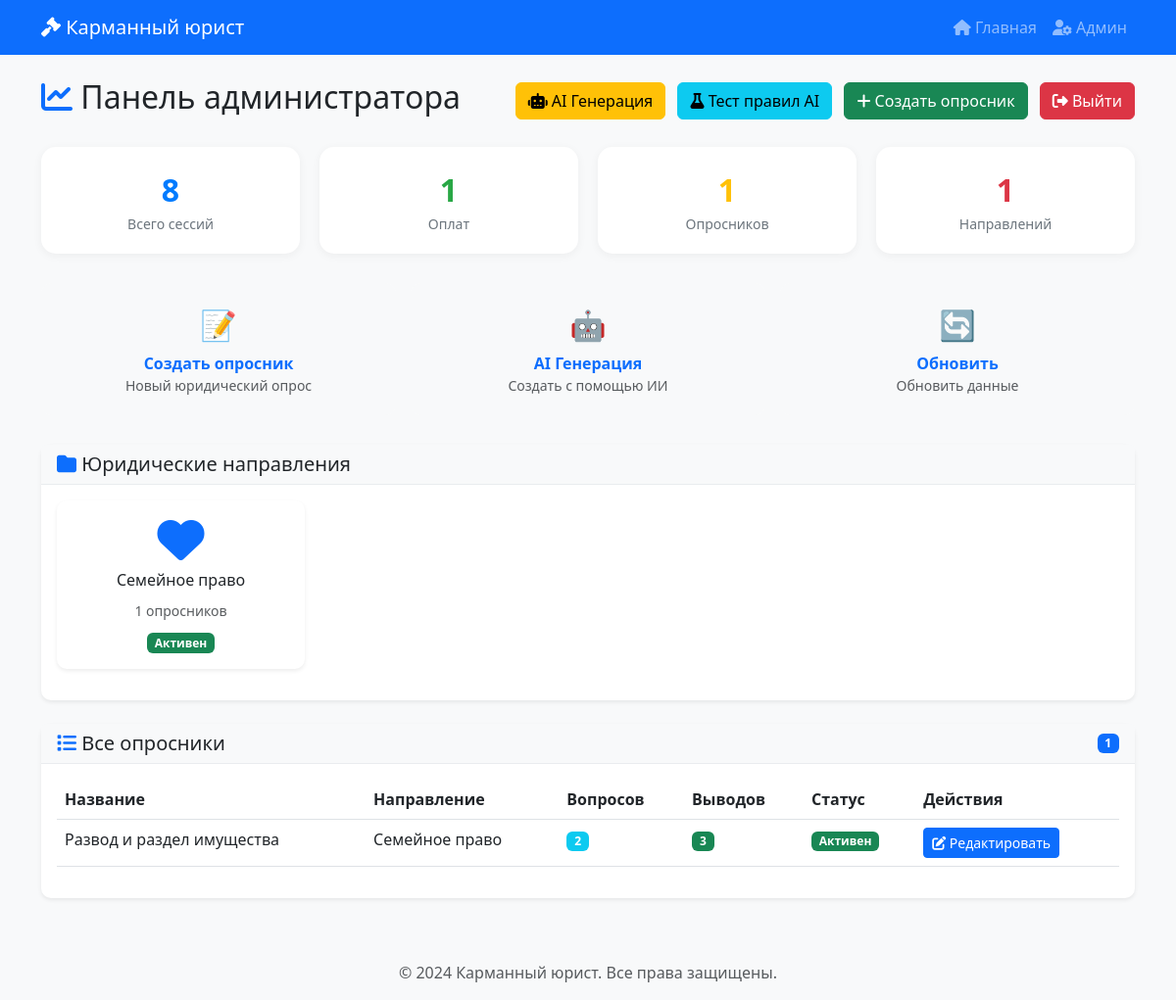
Before: /admin-dashboard/ (signed in) with the older database file.
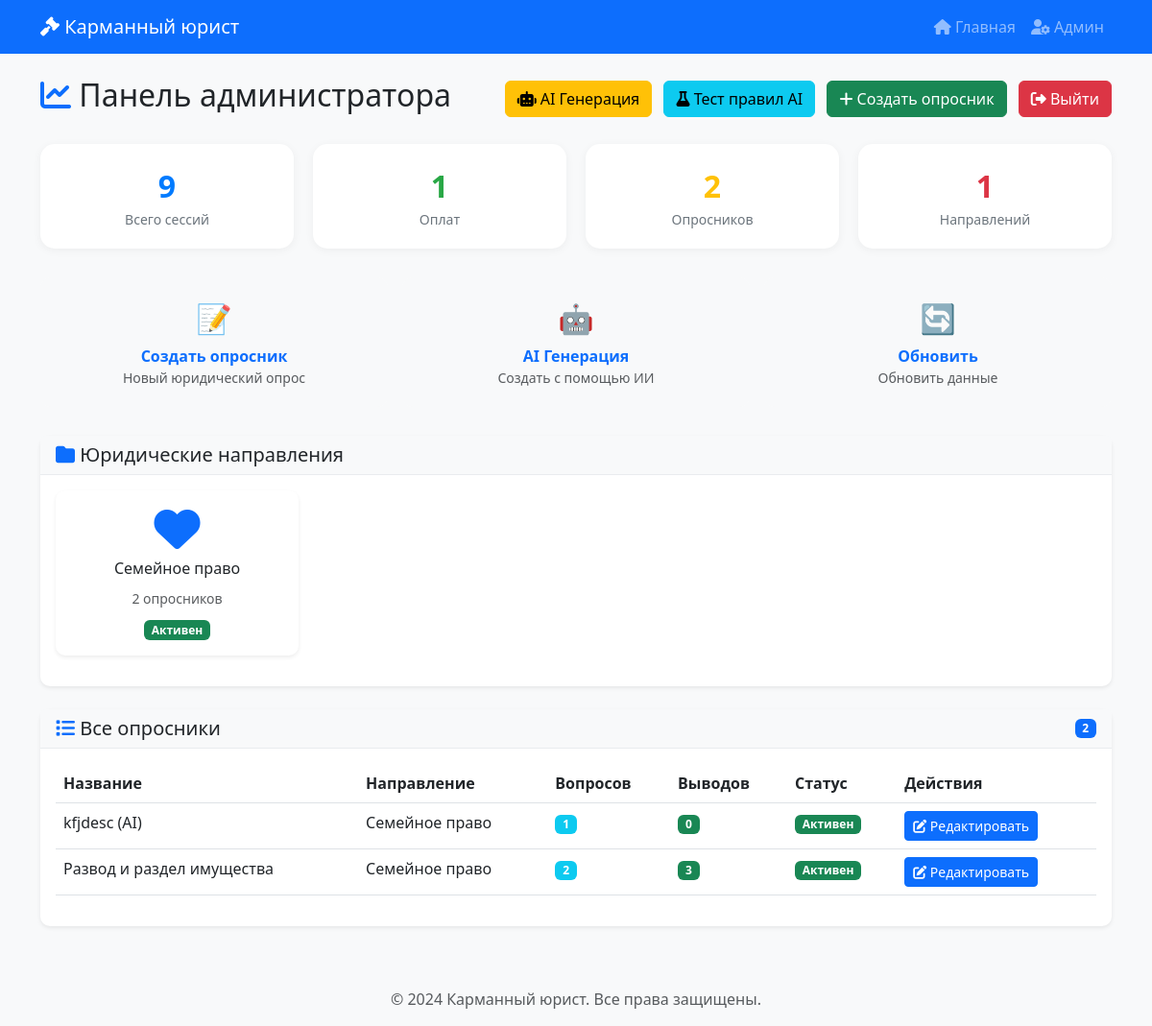
After: the same page with the newer database file.
### core/models.py (models this page shows, shortened)
class LegalDirection(models.Model):
    name = models.CharField('Название направления', max_length=200)
    description = models.TextField('Описание', blank=True)
    icon = models.CharField('Иконка (CSS класс)', max_length=50, blank=True)
    created_at = models.DateTimeField('Дата создания', auto_now_add=True)
    updated_at = models.DateTimeField('Дата обновления', auto_now=True)
    is_active = models.BooleanField('Активно', default=True)
    class Meta:
        verbose_name = 'Юридическое направление'
        verbose_name_plural = 'Юридические направления'
        ordering = ['name']

class Questionnaire(models.Model):
    direction = models.ForeignKey(
        LegalDirection,
        on_delete=models.CASCADE,
        verbose_name='Направление',
        related_name='questionnaires'
    )
    name = models.CharField('Название опросника', max_length=200)
    description = models.TextField('Описание', blank=True)
    is_active = models.BooleanField('Активен', default=True)
    created_at = models.DateTimeField('Дата создания', auto_now_add=True)
    updated_at = models.DateTimeField('Дата обновления', auto_now=True)
    views_count = models.PositiveIntegerField('Просмотров', default=0)  # Добавить
    completions_count = models.PositiveIntegerField('Завершений', default=0)
    class Meta:
        verbose_name = 'Опросник'
        verbose_name_plural = 'Опросники'
        ordering = ['-created_at']

### core/views.py (the view)
# urls.py: path('admin-dashboard/', views.admin_dashboard, name='admin_dashboard'),
@login_required
def admin_dashboard(request):
    if not request.user.is_staff:
        return redirect('core:admin_login')
    directions = LegalDirection.objects.all()
    questionnaires = Questionnaire.objects.all()
    total_sessions = UserSession.objects.count()
    total_payments = Payment.objects.filter(status='paid').count()
    total_documents = GeneratedDocument.objects.count()
    total_rules = AIRules.objects.count()
    context = {
        'directions': directions,
        'questionnaires': questionnaires,
        'total_sessions': total_sessions,
        'total_payments': total_payments,
        'total_documents': total_documents,
        'total_rules': total_rules,
    }
    return render(request, 'admin/dashboard.html', context)

### core/templates/admin/dashboard.html (shortened to what the changed rows need)
{% extends 'base.html' %}
{% load static %}
{% block content %}
<div class="container mt-4">
    <div class="d-flex justify-content-between align-items-center mb-4">
        <h2><i class="fas fa-chart-line text-primary"></i> Панель администратора</h2>
    </div>
    <div class="dashboard-stats">
        <div class="stat-card primary">
            <div class="number">{{ total_sessions|default:0 }}</div>
            <div class="label">Всего сессий</div>
        </div>
        <div class="stat-card warning">
            <div class="number">{{ questionnaires|length|default:0 }}</div>
            <div class="label">Опросников</div>
        </div>
    </div>
    <div class="card mb-4">
        <div class="card-body">
            <div class="row">
                {% for direction in directions %}
                <div class="col-md-3 mb-3">
                    <div class="card h-100">
                        <div class="card-body text-center">
                            <i class="fas fa-{{ direction.icon|default:'balance-scale' }} fa-3x text-primary"></i>
                            <h6 class="mt-2">{{ direction.name }}</h6>
                            <small class="text-muted">{{ direction.questionnaires.count }} опросников</small>
                            <div class="mt-2">
                                <span class="badge bg-{% if direction.is_active %}success{% else %}danger{% endif %}">
                                    {% if direction.is_active %}Активен{% else %}Неактивен{% endif %}
                                </span>
                            </div>
                        </div>
                    </div>
                </div>
                {% empty %}
                <div class="col-12">
                    <p class="text-muted text-center">Нет направлений. Создайте первое!</p>
                </div>
                {% endfor %}
            </div>
        </div>
    </div>
    <div class="card">
        <div class="card-header d-flex justify-content-between align-items-center">
            <h5 class="mb-0"><i class="fas fa-list text-primary"></i> Все опросники</h5>
            <span class="badge bg-primary">{{ questionnaires|length }}</span>
        </div>
        <div class="card-body">
            <div class="table-responsive">
                <table class="table table-hover">
                    <thead>
                        <tr>
                            <th>Название</th>
                            <th>Направление</th>
                            <th>Вопросов</th>
                            <th>Выводов</th>
                            <th>Статус</th>
                            <th>Действия</th>
                        </tr>
                    </thead>
                    <tbody>
                        {% for q in questionnaires %}
                        <tr>
                            <td>{{ q.name }}</td>
                            <td>{{ q.direction.name }}</td>
                            <td><span class="badge bg-info">{{ q.questions.count }}</span></td>
                            <td><span class="badge bg-success">{{ q.conclusions.count }}</span></td>
                            <td>
                                <span class="badge bg-{% if q.is_active %}success{% else %}danger{% endif %}">
                                    {% if q.is_active %}Активен{% else %}Неактивен{% endif %}
                                </span>
                            </td>
                            <td>
                                <a href="{% url 'core:admin_questionnaire' q.id %}" class="btn btn-sm btn-primary">
                                    <i class="fas fa-edit"></i> Редактировать
                                </a>
                            </td>
                        </tr>
                        {% empty %}
                        <tr>
                            <td colspan="6" class="text-center text-muted">Нет опросников</td>
                        </tr>
                        {% endfor %}
                    </tbody>
                </table>
            </div>
        </div>
    </div>
</div>
{% endblock %}

Changed rows visible on the page:
computed for LegalDirection "Семейное право": questionnaires.count "1" → "2"
added Questionnaire: name "kfjdesc (AI)", direction.name "Семейное право", questions.count "1", conclusions.count "0", is_active "Активен"
Other visible differences:
{{ total_sessions|default:0 }}: "8" → "9"
{{ questionnaires|length|default:0 }}: "1" → "2"
{{ questionnaires|length }}: "1" → "2"
